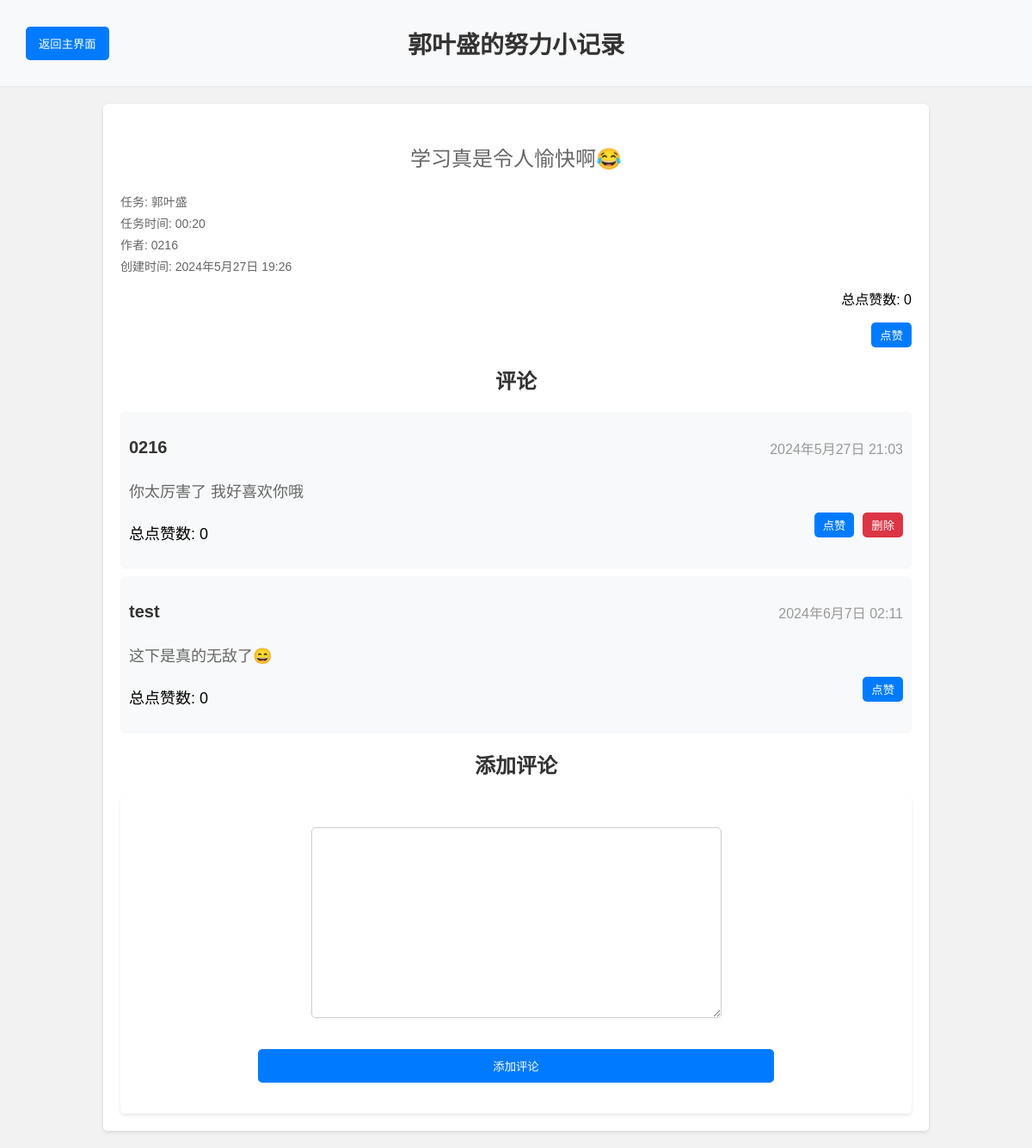
/post/21/ (signed in), run on the app's committed database.
### community/models.py (models this page shows, shortened)
class Post(models.Model):
    title = models.CharField(max_length=200)
    content = models.TextField()
    author = models.ForeignKey(User, on_delete=models.CASCADE)
    created_at = models.DateTimeField(auto_now_add=True)
    task = models.CharField(max_length=200, default='')
    task_time = models.CharField(max_length=200, default='')
    likes = models.ManyToManyField(User, related_name='post_likes', blank=True)
    class Meta:
        db_table = 'article_tb'  #定义表名
        verbose_name = '文章'  #后台显示
        verbose_name_plural = verbose_name  #后台显示的复数
    def total_likes(self):
        return self.likes.count()

class Comment(models.Model):
    post = models.ForeignKey(Post, related_name='comments', on_delete=models.CASCADE)
    author = models.ForeignKey(User, on_delete=models.CASCADE)
    content = models.TextField()
    created_at = models.DateTimeField(auto_now_add=True)
    likes = models.ManyToManyField(User, related_name='comment_likes', blank=True)
    class Meta:
        db_table = 'comment_tb'
        verbose_name = '评论'
        verbose_name_plural = verbose_name
    def total_likes(self):
        return self.likes.count()

### community/views.py (the view)
# urls.py: path('post/<int:post_id>/', views.post_detail, name='post_detail'),  # 添加帖子详细页面的URL模式
@login_required
def post_detail(request, post_id):
    post = get_object_or_404(Post, id=post_id)
    comments = post.comments.all()
    if request.method == 'POST':
        form = CommentForm(request.POST)
        if form.is_valid():
            comment = form.save(commit=False)
            comment.post = post
            comment.author = request.user
            comment.save()
            return redirect('post_detail', post_id=post.id)
    else:
        form = CommentForm()
    return render(request, 'community/post_detail.html', {'post': post, 'comments': comments, 'form': form})

### community/forms.py
class CommentForm(forms.ModelForm):
    class Meta:
        model = Comment
        fields = ['content']
        labels = {
            'content': ''
        }

### community/templates/community/post_detail.html (shortened to what this page needs)
{% load static %}
{% load filters %}
<link rel="stylesheet" href="{% static 'community/post_detail_style.css' %}">
{% block content %}
    <div class="navbar">
        <div class="navbar-left">
            <button onclick="location.href='{% url 'post_list' %}'" class="back-button">返回主界面</button>
        </div>
        <div class="navbar-center">
            <h1>{{ post.title }}</h1>
        </div>
    </div>
    <div class="post-detail">
        <div class="post-content">
            <p>{{ post.content }}</p>
        </div>
        <div class="post-details">
            <p1>任务: {{ post.task }}</p1>
            <p1>任务时间: {{ post.task_time }}</p1>
            <p1>作者: {{ post.author.username }}</p1>
            <p1>创建时间: {{ post.created_at }}</p1>
        </div>
        <div class="post-likes">
            <p class="total-likes">总点赞数: <span id="likes-count-post-{{ post.id }}">{{ post.total_likes }}</span></p>
            <form class="like-form" action="{% url 'like_item' 'post' post.id %}" method="POST">
                {% if user in post.likes.all %}
                    <button type="submit" class="like-button">取消点赞</button>
                {% else %}
                    <button type="submit" class="like-button">点赞</button>
                {% endif %}
            </form>
        </div>
        <h2>评论</h2>
        <ul class="comment-list">
            {% for comment in comments %}
                <li class="comment">
                    <div class="comment-header">
                        <p class="comment-author">{{ comment.author.username }}</p>
                        <p1 class="comment-time">{{ comment.created_at }}</p1>
                    </div>
                    <p class="comment-content">{{ comment.content }}</p>
                    <div class="comment-footer">
                        <p class="total-likes">总点赞数: <span id="likes-count-comment-{{ comment.id }}">{{ comment.total_likes }}</span></p>
                        <form class="like-form" action="{% url 'like_item' 'comment' comment.id %}" method="POST">
                            {% if user in comment.likes.all %}
                                <button type="submit" class="like-button">取消点赞</button>
                            {% else %}
                                <button type="submit" class="like-button">点赞</button>
                            {% endif %}
                        </form>
                        {% if user.is_authenticated and user == comment.author %}
                            <form method="post" action="{% url 'delete_comment' post.id comment.id %}" class="delete-form">
                                <button type="submit" class="red-button">删除</button>
                            </form>
                        {% endif %}
                    </div>
                </li>
            {% endfor %}
        </ul>
        <h2>添加评论</h2>
        <div class="comment-form">
            <form method="post">
                {{ form.as_p }}
                <button type="submit" class="submit-button">添加评论</button>
            </form>
        </div>
    </div>
{% endblock %}

### community/static/community/post_detail_style.css (style rules this page uses)
h1 { color: #333; margin-top: 20px; margin-bottom: 20px; text-align: center; font-size: 28px; }
.post-detail { background-color: #fff; margin: 20px 10%; padding: 20px; border-radius: 5px; box-shadow: 0 2px 4px rgba(0, 0, 0, 0.1); }
.post-content { color: #666; margin: 10px 0; font-size: 24px; text-align: center; }
.post-details { color: #666; margin: 10px 0; font-size: 18px; }
.post-details p1 { display: block; color: #666; margin: 5px 0; font-size: 14px; text-align: left; }
.post-likes { margin-top: 10px; text-align: right; }
.like-button { background-color: #007bff; color: white; padding: 5px 10px; border: none; border-radius: 5px; cursor: pointer; margin-left: 10px; }
h2 { color: #333; margin-top: 20px; margin-bottom: 20px; text-align: center; font-size: 24px; }
.comment-list { list-style-type: none; padding: 0; margin: 0; }
.comment { background-color: #f8f9fa; margin-bottom: 10px; padding: 10px; border-radius: 5px; box-shadow: 0 1px 2px rgba(0, 0, 0, 0.05); font-size: 18px; }
.comment-header { display: flex; justify-content: space-between; align-items: center; }
.comment-author { color: #333; font-weight: bold; font-size: 20px; }
.comment-time { color: #999; font-size: 16px; }
.comment-content { color: #666; margin: 5px 0; font-size: 18px; }
.comment-footer { display: flex; justify-content: space-between; align-items: center; }
.comment-footer .total-likes { margin-right: auto; }
.red-button { background-color: #dc3545; color: white; padding: 5px 10px; border: none; border-radius: 5px; cursor: pointer; margin-left: 10px; }
.submit-button { background-color: #007bff; color: white; padding: 10px 15px; border: none; border-radius: 5px; cursor: pointer; margin-top: 10px; }
.comment-form { background-color: #fff; padding: 20px; border-radius: 5px; box-shadow: 0 2px 4px rgba(0, 0, 0, 0.1); margin-top: 20px; display: flex; justify-content: center; }
.comment-form form { width: 100%; max-width: 600px; display: flex; flex-direction: column; align-items: center; }
.comment-form form input, .comment-form form textarea { width: 100%; margin-bottom: 10px; padding: 10px; border: 1px solid #ccc; border-radius: 5px; font-size: 18px; }
.comment-form button { width: 100%; }
.navbar { background-color: #f8f9fa; padding: 10px 20px; display: flex; justify-content: space-between; align-items: center; border-bottom: 1px solid #e7e7e7; }
.navbar-left { display: flex; align-items: center; flex: 1; }
.navbar-center { flex: 2; display: flex; justify-content: center; }
.navbar-left button { background-color: #007bff; color: white; padding: 10px 15px; border: none; border-radius: 5px; text-decoration: none; cursor: pointer; margin-left: 10px; }

### data on the page
Post: title "郭叶盛的努力小记录", content "学习真是令人愉快啊😂", task "郭叶盛", task_time "00:20", author.username "0216", created_at "2024年5月27日 19:26", total_likes "0"
Comment: author.username "0216", created_at "2024年5月27日 21:03", content "你太厉害了 我好喜欢你哦", total_likes "0", shows "点赞", shows "删除"
Comment: author.username "test", created_at "2024年6月7日 02:11", content "这下是真的无敌了😄", total_likes "0", shows "点赞"
